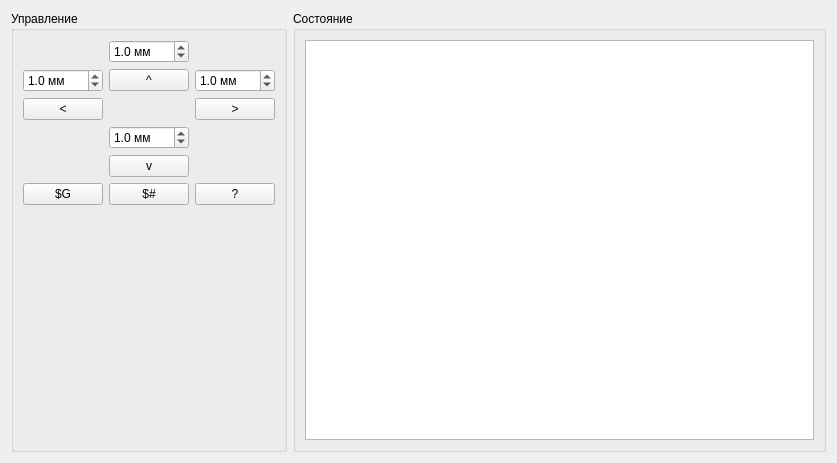
<?xml version="1.0" encoding="UTF-8"?>
<ui version="4.0">
 <class>Form</class>
 <widget class="QWidget" name="Form">
  <property name="geometry">
   <rect>
    <x>0</x>
    <y>0</y>
    <width>837</width>
    <height>463</height>
   </rect>
  </property>
  <property name="sizePolicy">
   <sizepolicy hsizetype="Fixed" vsizetype="Preferred">
    <horstretch>0</horstretch>
    <verstretch>0</verstretch>
   </sizepolicy>
  </property>
  <property name="windowTitle">
   <string>Form</string>
  </property>
  <layout class="QHBoxLayout" name="horizontalLayout_2" stretch="0,0">
   <item>
    <widget class="QGroupBox" name="grpControl">
     <property name="sizePolicy">
      <sizepolicy hsizetype="Fixed" vsizetype="Preferred">
       <horstretch>0</horstretch>
       <verstretch>0</verstretch>
      </sizepolicy>
     </property>
     <property name="title">
      <string>Управление</string>
     </property>
     <layout class="QVBoxLayout" name="verticalLayout">
      <item>
       <layout class="QGridLayout" name="gridLayout">
        <property name="sizeConstraint">
         <enum>QLayout::SetFixedSize</enum>
        </property>
        <item row="0" column="1">
         <widget class="QDoubleSpinBox" name="spinUp">
          <property name="sizePolicy">
           <sizepolicy hsizetype="Minimum" vsizetype="Fixed">
            <horstretch>0</horstretch>
            <verstretch>0</verstretch>
           </sizepolicy>
          </property>
          <property name="suffix">
           <string> мм</string>
          </property>
          <property name="decimals">
           <number>1</number>
          </property>
          <property name="value">
           <double>1.000000000000000</double>
          </property>
         </widget>
        </item>
        <item row="1" column="0">
         <widget class="QDoubleSpinBox" name="spinLeft">
          <property name="sizePolicy">
           <sizepolicy hsizetype="Minimum" vsizetype="Fixed">
            <horstretch>0</horstretch>
            <verstretch>0</verstretch>
           </sizepolicy>
          </property>
          <property name="suffix">
           <string> мм</string>
          </property>
          <property name="decimals">
           <number>1</number>
          </property>
          <property name="value">
           <double>1.000000000000000</double>
          </property>
         </widget>
        </item>
        <item row="1" column="1">
         <widget class="QPushButton" name="btnUp">
          <property name="sizePolicy">
           <sizepolicy hsizetype="Minimum" vsizetype="Fixed">
            <horstretch>0</horstretch>
            <verstretch>0</verstretch>
           </sizepolicy>
          </property>
          <property name="text">
           <string>^</string>
          </property>
         </widget>
        </item>
        <item row="1" column="2">
         <widget class="QDoubleSpinBox" name="spinRight">
          <property name="sizePolicy">
           <sizepolicy hsizetype="Minimum" vsizetype="Fixed">
            <horstretch>0</horstretch>
            <verstretch>0</verstretch>
           </sizepolicy>
          </property>
          <property name="suffix">
           <string> мм</string>
          </property>
          <property name="decimals">
           <number>1</number>
          </property>
          <property name="value">
           <double>1.000000000000000</double>
          </property>
         </widget>
        </item>
        <item row="2" column="0">
         <widget class="QPushButton" name="btnLeft">
          <property name="sizePolicy">
           <sizepolicy hsizetype="Minimum" vsizetype="Fixed">
            <horstretch>0</horstretch>
            <verstretch>0</verstretch>
           </sizepolicy>
          </property>
          <property name="text">
           <string>&lt;</string>
          </property>
         </widget>
        </item>
        <item row="2" column="2">
         <widget class="QPushButton" name="btnRight">
          <property name="sizePolicy">
           <sizepolicy hsizetype="Minimum" vsizetype="Fixed">
            <horstretch>0</horstretch>
            <verstretch>0</verstretch>
           </sizepolicy>
          </property>
          <property name="text">
           <string>&gt;</string>
          </property>
         </widget>
        </item>
        <item row="3" column="1">
         <widget class="QDoubleSpinBox" name="spnDown">
          <property name="sizePolicy">
           <sizepolicy hsizetype="Minimum" vsizetype="Fixed">
            <horstretch>0</horstretch>
            <verstretch>0</verstretch>
           </sizepolicy>
          </property>
          <property name="suffix">
           <string> мм</string>
          </property>
          <property name="decimals">
           <number>1</number>
          </property>
          <property name="value">
           <double>1.000000000000000</double>
          </property>
         </widget>
        </item>
        <item row="4" column="1">
         <widget class="QPushButton" name="btnDown">
          <property name="sizePolicy">
           <sizepolicy hsizetype="Minimum" vsizetype="Fixed">
            <horstretch>0</horstretch>
            <verstretch>0</verstretch>
           </sizepolicy>
          </property>
          <property name="text">
           <string>v</string>
          </property>
         </widget>
        </item>
       </layout>
      </item>
      <item>
       <layout class="QHBoxLayout" name="horizontalLayout">
        <item>
         <widget class="QPushButton" name="btnAskG">
          <property name="text">
           <string>$G</string>
          </property>
         </widget>
        </item>
        <item>
         <widget class="QPushButton" name="btnAskHash">
          <property name="text">
           <string>$#</string>
          </property>
         </widget>
        </item>
        <item>
         <widget class="QPushButton" name="btnAskQuestion">
          <property name="text">
           <string>?</string>
          </property>
         </widget>
        </item>
       </layout>
      </item>
      <item>
       <spacer name="verticalSpacer">
        <property name="orientation">
         <enum>Qt::Vertical</enum>
        </property>
        <property name="sizeHint" stdset="0">
         <size>
          <width>20</width>
          <height>40</height>
         </size>
        </property>
       </spacer>
      </item>
     </layout>
    </widget>
   </item>
   <item>
    <widget class="QGroupBox" name="grpStatus">
     <property name="title">
      <string>Состояние</string>
     </property>
     <layout class="QVBoxLayout" name="verticalLayout_3">
      <item>
       <widget class="QPlainTextEdit" name="plainTextEdit"/>
      </item>
     </layout>
    </widget>
   </item>
  </layout>
 </widget>
 <resources/>
 <connections/>
</ui>
